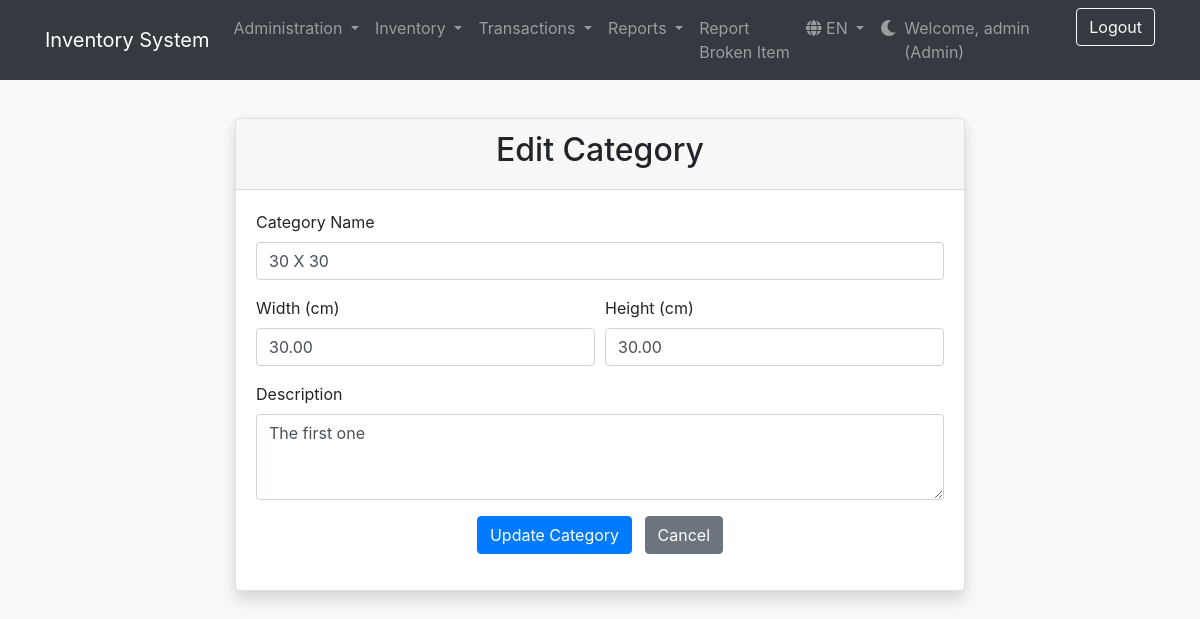
The page /categories/edit.php?id=1 (signed in) on the database its author committed.
### tables this page shows
CREATE TABLE `roles` (
  `id` int(11) NOT NULL AUTO_INCREMENT,
  `name` varchar(255) NOT NULL,
  `description` text DEFAULT NULL,
  `created_at` datetime DEFAULT current_timestamp(),
  PRIMARY KEY (`id`),
  UNIQUE KEY `name` (`name`)
);

CREATE TABLE `categories` (
  `id` int(11) NOT NULL AUTO_INCREMENT,
  `name` varchar(100) NOT NULL,
  `width` decimal(10,2) DEFAULT NULL,
  `height` decimal(10,2) DEFAULT NULL,
  `description` text DEFAULT NULL,
  `created_at` datetime DEFAULT current_timestamp(),
  PRIMARY KEY (`id`)
);

### includes/language.php (called while the page is built, shortened)
<?php
function __($key) {
    global $lang;
    return $lang[$key] ?? $key;
}

### categories/edit.php (the view, shortened to what this page needs)
<?php
require_once '../database/connection.php';
$category_to_edit = null;
if (isset($_GET['id']) && is_numeric($_GET['id'])) {
    $edit_id = $_GET['id'];
    try {
        $stmt = $pdo->prepare("SELECT * FROM categories WHERE id = :id");
        $stmt->bindParam(':id', $edit_id, PDO::PARAM_INT);
        $stmt->execute();
        if ($stmt->rowCount() == 1) {
            $category_to_edit = $stmt->fetch(PDO::FETCH_ASSOC);
        } else {
            $_SESSION['error'] = "Category not found.";
            header("location: ../auth/distribute.php");
            exit;
        }
    } catch (PDOException $e) {
        $_SESSION['error'] = "Database error: " . $e->getMessage();
        header("location: ../auth/distribute.php");
        exit;
    }
} else {
    $_SESSION['error'] = "No category ID specified.";
    header("location: ../auth/distribute.php");
    exit;
}
include '../includes/header.php';
?>
<div class="row justify-content-center mt-5">
    <div class="col-md-8">
        <div class="card shadow">
            <div class="card-header text-center">
                <h2>Edit Category</h2>
            </div>
            <div class="card-body">
                <form action="edit_backend.php" method="post">
                    <div class="form-group">
                        <label for="name">Category Name</label>
                        <input type="text" name="name" id="name" class="form-control" value="<?php echo htmlspecialchars($category_to_edit['name']); ?>" required>
                    </div>
                    <div class="form-row">
                        <div class="form-group col-md-6">
                            <label for="width">Width (cm)</label>
                            <input type="number" name="width" id="width" class="form-control" step="0.01" value="<?php echo htmlspecialchars($category_to_edit['width']); ?>">
                        </div>
                        <div class="form-group col-md-6">
                            <label for="height">Height (cm)</label>
                            <input type="number" name="height" id="height" class="form-control" step="0.01" value="<?php echo htmlspecialchars($category_to_edit['height']); ?>">
                        </div>
                    </div>
                    <div class="form-group">
                        <label for="description">Description</label>
                        <textarea name="description" id="description" class="form-control" rows="3"><?php echo htmlspecialchars($category_to_edit['description']); ?></textarea>
                    </div>
                    <div class="form-group text-center">
                        <button type="submit" class="btn btn-primary mr-2">Update Category</button>
                        <a href="../auth/distribute.php" class="btn btn-secondary">Cancel</a>
                    </div>
                </form>
            </div>
        </div>
    </div>
</div>
<?php
include '../includes/footer.php';
?>

### includes/nav.php (shortened to what this page needs)
<?php
$user_role_name = '';
if (isset($_SESSION["loggedin"]) && $_SESSION["loggedin"] === true) {
    require_once __DIR__ . '/../database/connection.php';
    $role_id = $_SESSION["role_id"] ?? null;
    if ($role_id) {
        try {
            $sql = "SELECT name FROM roles WHERE id = :role_id";
            $stmt = $pdo->prepare($sql);
            $stmt->bindParam(':role_id', $role_id, PDO::PARAM_INT);
            $stmt->execute();
            if ($stmt->rowCount() == 1) {
                $user_role_name = strtolower($stmt->fetchColumn());
            }
        } catch (PDOException $e) {
            error_log("Could not fetch role name in nav.php: " . $e->getMessage());
        }
    }
}
?>
<nav class="navbar navbar-expand-lg navbar-dark bg-dark fixed-top">
    <div class="container">
        <a class="navbar-brand" href="/B2-ceramic/index.php">
            <?php
            echo __('inventory_system');
            ?>
        </a>
        <div class="collapse navbar-collapse" id="navbarNav">
            <ul class="navbar-nav mr-auto">
                <?php if ($user_role_name === 'admin'): ?>
                    <li class="nav-item dropdown">
                        <a class="nav-link dropdown-toggle" href="#" id="adminMenu" role="button" data-toggle="dropdown" aria-haspopup="true" aria-expanded="false">
                            <?php echo __('administration'); ?>
                        </a>
                    </li>
                <?php endif; ?>
                <?php if (in_array($user_role_name, ['admin', 'manager'])): ?>
                    <li class="nav-item dropdown">
                        <a class="nav-link dropdown-toggle" href="#" id="inventoryMenu" role="button" data-toggle="dropdown" aria-haspopup="true" aria-expanded="false">
                            <?php echo __('inventory'); ?>
                        </a>
                    </li>
                    <li class="nav-item dropdown">
                        <?php if (in_array($user_role_name, ['admin', 'manager', 'worker'])): ?>
                            <a class="nav-link dropdown-toggle" href="#" id="transactionsMenu" role="button" data-toggle="dropdown" aria-haspopup="true" aria-expanded="false">
                                <?php echo __('transactions'); ?>
                            </a>
                        <?php endif; ?>
                    </li>
                     <li class="nav-item dropdown">
                        <a class="nav-link dropdown-toggle" href="#" id="reportsMenu" role="button" data-toggle="dropdown" aria-haspopup="true" aria-expanded="false">
                            <?php echo __('reports'); ?>
                        </a>
                    </li>
                <?php endif; ?>
                 <li class="nav-item"><a class="nav-link" href="/B2-ceramic/broken_items/add.php"><?php echo __('report_broken_item'); ?></a></li>
            </ul>
            <ul class="navbar-nav ml-auto">
                <li class="nav-item dropdown">
                    <a class="nav-link dropdown-toggle" href="#" id="langMenu" role="button" data-toggle="dropdown" aria-haspopup="true" aria-expanded="false">
                        <i class="fas fa-globe"></i> <?php echo strtoupper($_SESSION['lang']); ?>
                    </a>
                </li>
                <li class="nav-item">
                    <a class="nav-link" href="#" id="darkModeToggle" title="<?php echo __('toggle_dark_mode'); ?>">
                        <i class="fas fa-moon"></i>
                    </a>
                </li>
                <?php if (isset($_SESSION["loggedin"]) && $_SESSION["loggedin"] === true): ?>
                    <li class="nav-item">
                        <span class="navbar-text mr-3">
                            <?php echo __('welcome'); ?>, <?php echo htmlspecialchars($_SESSION["username"]); ?> (<?php echo htmlspecialchars(ucfirst($user_role_name)); ?>)
                        </span>
                    </li>
                    <li class="nav-item">
                        <a class="btn btn-outline-light" href="/B2-ceramic/auth/logout.php"><?php echo __('logout'); ?></a>
                    </li>
                <?php endif; ?>
            </ul>
        </div>
    </div>
</nav>

### includes/header.php (style rules this page uses)
:root { --body-bg: #f8f9fa; --text-color: #212529; --card-bg: #ffffff; --card-header-bg: #f7f7f7; --table-bg: #ffffff; --table-border-color: #dee2e6; --table-striped-bg: rgba(0, 0, 0, 0.05); }
body { padding-top: 70px; background-color: var(--body-bg); color: var(--text-color); transition: background-color 0.3s ease, color 0.3s ease; }
.card { background-color: var(--card-bg); }
.card-header { background-color: var(--card-header-bg); }

### rows shown on the page
roles: name "Admin"
categories: name "30 X 30", width "30.00", height "30.00", description "The first one"

### other values the page prints
__('inventory_system') "Inventory System"
__('administration') "Administration"
__('inventory') "Inventory"
__('transactions') "Transactions"
__('reports') "Reports"
__('report_broken_item') "Report Broken Item"
$_SESSION['lang'] "EN"
__('welcome') "Welcome"
$_SESSION["username"] "admin"
__('logout') "Logout"
